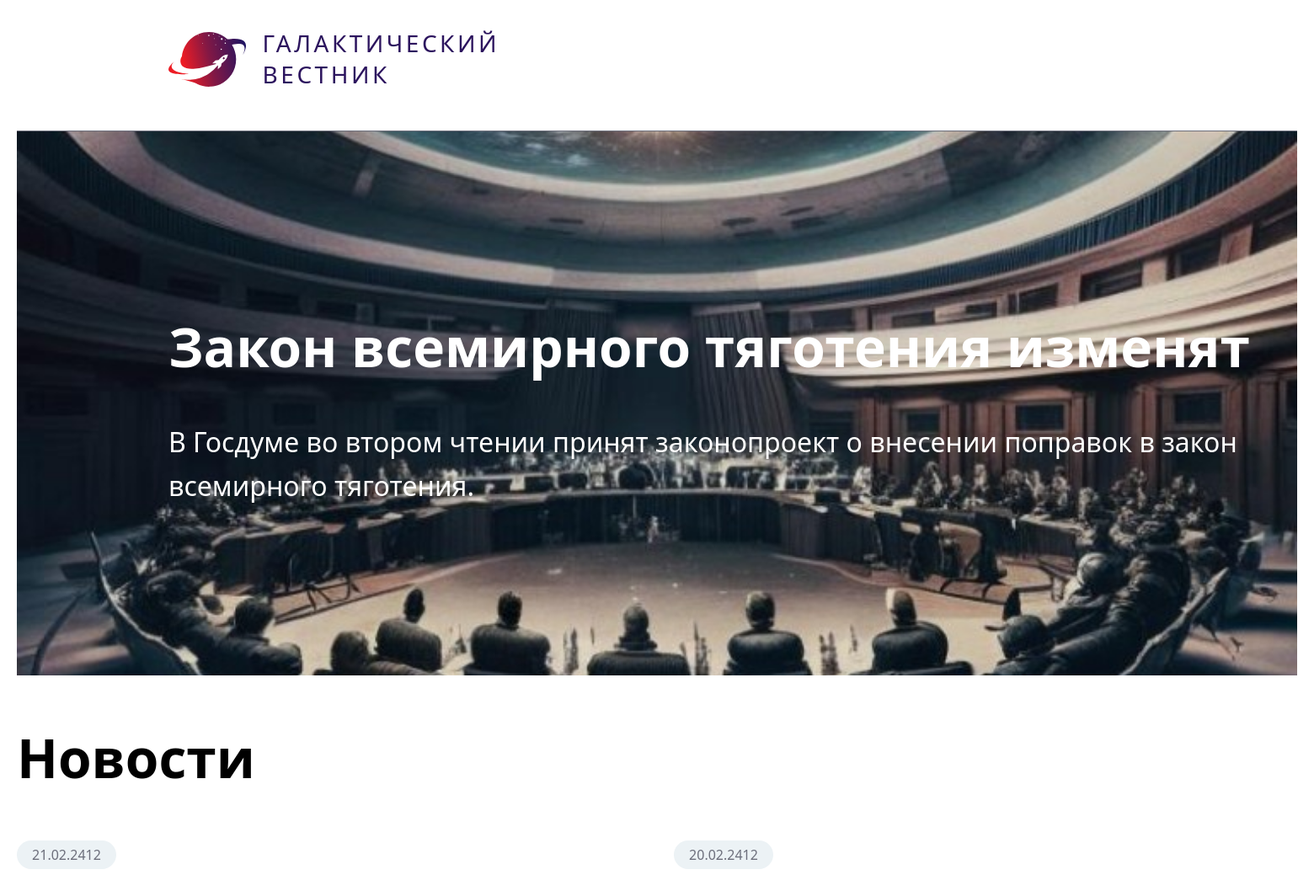
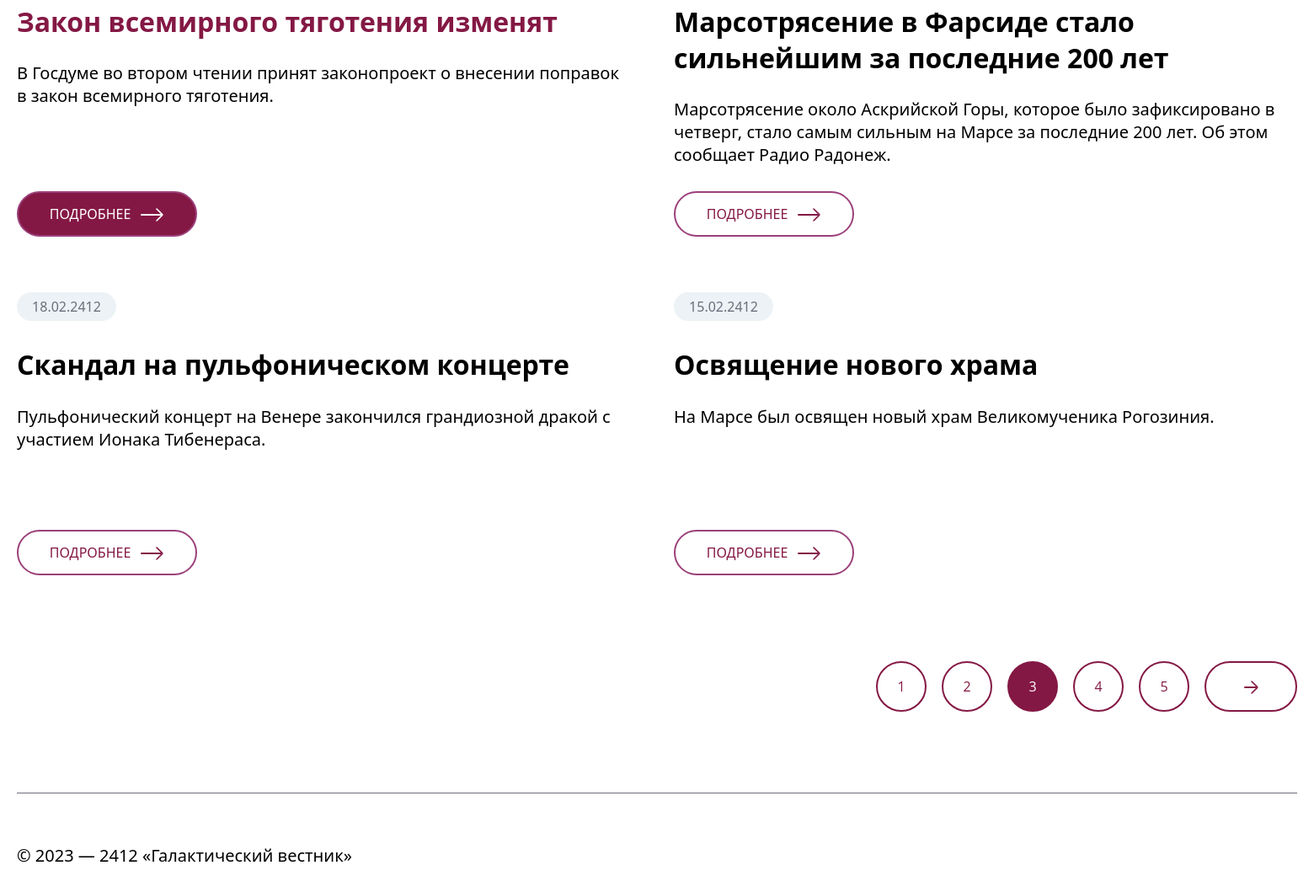
The page /index.php?page=3 on the database its author committed (2 pictures, top to bottom).
### tables this page shows
CREATE TABLE `news` (
  `id` int(11) unsigned NOT NULL AUTO_INCREMENT,
  `date` datetime NULL DEFAULT NULL,
  `title` varchar(250) NOT NULL DEFAULT '',
  `announce` text NULL DEFAULT NULL,
  `content` text NULL DEFAULT NULL,
  `image` varchar(250) NOT NULL DEFAULT '',
  PRIMARY KEY (`id`),
  KEY `id` (`id`),

  KEY `idx_news_date` (`date`));

### app/Controllers/ControllerNews.php (called while the page is built, shortened)
<?php
class ControllerNews
{
    public static function pageIndex($pageId)
    {
        $limit = 4;
        $page = filter_var($pageId, FILTER_SANITIZE_NUMBER_INT) ?? 1;
        $offset = ($page * $limit) - $limit;
        $items = \app\Models\ModelNews::getRows($offset, $limit);
        $currentPage = $_GET['page'] ?? $currentPage = 1;
        $countPages = ceil(\app\Models\ModelNews::getCount() / $limit);
        $nextPage = $currentPage + 1;
        require dirname(dirname(__DIR__)) .'/Templates/template_index.php';
    }
}

### app/config.php (called while the page is built)
<?php
$host = "localhost";
$user = "root";
$pass = "root";
$db   = "workspace__test";

### app/DB.php (called while the page is built, shortened)
<?php
class DB
{
    private static $conn = null;
    public static function connect()
    {
        if (self::$conn === null) {
            require_once dirname(__DIR__) .'/app/config.php';
            self::$conn = new \mysqli($host,$user,$pass,$db);
            return self::$conn;
        }
        return self::$conn;
    }
}

### app/Models/ModelNews.php (called while the page is built, shortened)
<?php
class ModelNews
{
    public static function getCount()
    {
        $sql = mysqli_query(\app\DB::connect(), "SELECT COUNT(*) FROM `news`");
        $row = mysqli_fetch_row($sql);
        $totalNews = $row[0];
        return $totalNews;
    }
    public static function getRows($offset, $limit)
    {
        $items = mysqli_query(\app\DB::connect(), "SELECT * FROM `news` ORDER BY date DESC LIMIT $offset,$limit");
        return $items;
    }
}

### Templates/template_index.php (the view, shortened to what this page needs)
<!DOCTYPE html>
<html lang="ru">
<head>
    <link rel="stylesheet" href="css/style.css">
</head>
<body class="page__body">
    <header class="page-header">
        <div class="page-header__logo">
            <a class="page-header__link" href="index.php">
                <img src="img/logo.svg" width="93" height="66" alt="Логотип">
                <p class="logo-text">Галактический<br>вестник</p>
            </a>
        </div>
    </header>
    <main class="page-main">
        <div class="news">
            <div class="banner-news">
                <div class="banner-news__wrapper">
                    <div class="banner-news__content">
                        <h1 class="banner-news__title">asd</h1>
                        <p class="banner-news__text">asd</p>
                    </div>
                </div>
            </div>
            <section class="news-thumbnails">
                <div class="news-thumbnails__content">
                    <h1>Новости</h1>
                    <ul class="news-thumbnails__list">
                        <?php foreach ($items as $item) { ?>
                        <li class="news-thumbnails__item">
                            <div class="news-thumbnails__container">
                                <div class="news-thumbnails__date"><?= date_format(date_create($item["date"]), "d.m.Y") ?></div>
                                <h2 class="news-thumbnails__title"><?= $item["title"] ?></h2>
                                <div class="news-thumbnails__announce"><?= $item["announce"] ?></div>
                            </div>
                            <a href="index.php?search=<?= $item["id"] ?>" class="news-thumbnails__link">
                                <div class="news-thumbnails__link--block">
                                    <p class="news-thumbnails__link--text">Подробнее</p>
                                </div>
                            </a>
                        </li>
                        <?php } ?>
                    </ul>
                </div>
                <div class="pagination">
                    <ul class="pagination__list">
                        <?php for ($i = 1; $i <= $countPages; $i++) { ?>
                        <li class="pagination__item"><a class=pagination__link href=index.php?page=<?= $i ?>><?= $i ?></a></li>
                        <?php }; ?>
                        <li class="pagination__item <?= ($currentPage == $countPages) ? "visually-hidden" : ""; ?>"><a class=pagination__link href=index.php?page=<?= $nextPage ?>></a></li>
                    </ul>
                </div>
            </section>
        </div>
    </main>
    <footer class="page-footer">
        <div class="page-footer__content">© 2023 — 2412 «Галактический вестник»</div>
    </footer>
</body>
</html>

### css/style.css (style rules this page uses)
li { list-style: none; }
.page__body { display: flex; flex-direction: column; align-items: center; margin: 0; padding: 0; font-family: 'Segoe UI', Tahoma, Geneva, Verdana, sans-serif; }
.page-header { width: 1920px; height: 140px; }
.page-main { width: 1920px; }
.page-footer { display: flex; flex-direction: row; align-items: center; width: 1920px; }
.page-header { height: 155px; }
.page-header__logo { margin: 33px 0 33px 180px; }
.page-header__link { display: flex; flex-direction: row; align-items: center; justify-content: space-between; width: 390px; height: 74px; cursor: pointer; }
.logo-text { font-size: 28px; font-weight: 400; line-height: 1.32em; letter-spacing: 0.125em; text-transform: uppercase; color: #2C145E; margin-left: 20px; }
a { text-decoration: none; }
.page-header { border-bottom: 1px solid #6C6E7B; }
.news { margin: 0; padding: 0; }
.news h1 { font-size: 64px; font-weight: 600; line-height: 1.4em; }
.news h2 { font-size: 32px; }
.news .pagination__list { display: flex; flex-direction: row; align-items: flex-end; }
.pagination { display: flex; flex-direction: row-reverse; margin-top: 60px; margin-bottom: 80px; }
.pagination__item .pagination__link { display: flex; width: 56px; height: 56px; border-radius: 30px; background-color: white; color: #841844; border: 2px solid #841844; }
.pagination__item .pagination__link { display: flex; align-items: center; justify-content: center; width: 56px; height: 56px; border-radius: 30px; border-color: none; background-color: white; color: #841844; border: 2px solid #841844; font-family: 'Open Sans', sans-serif; }
.pagination__item:not(:first-child) { margin-left: 18px; }
.pagination__item:last-child .pagination__link { position: relative; width: 106px; }
.pagination__item:last-child .pagination__link::before { position: absolute; content: ''; width: 15px; height: 2px; background-color: #841844; right: 46px; top: 50%; border-radius: 2px; }
.pagination__item:last-child .pagination__link::after { content: ''; width: 10px; height: 10px; border-right: 2px solid #841844; border-top: 2px solid #841844; right: 46px; position: absolute; top: 52%; transform: translateY(-50%) rotate(45deg); border-radius: 2px; z-index: 100; }
.pagination__item--current .pagination__link { border: 2px solid #841844; color: #ffffff; background-color: #841844; }
.page-footer { width: 1520px; font-size: 20px; border-top: 1px solid #6C6E7B; }
.page-footer .page-footer__content { margin-top: 60px; margin-bottom: 30px; }
.banner-news__wrapper { margin-left: 180px; }
.banner-news { display: flex; flex-direction: row; align-items: center; height: 646px; background-image: url(../../task/images/bg-test.jpg); background-size: cover; background-position: center; color: #fff; font-size: 32px; font-weight: 400; line-height: 1.6em; }
.news-thumbnails { width: 1520px; margin: 0; padding: 0; margin-left: auto; margin-right: auto; }
.news-thumbnails__item { display: flex; flex-direction: column; justify-content: space-between; margin-bottom: 30px; min-height: 332px; }
.news-thumbnails__item:nth-child(2n+1) { grid-column: 1 / 2; }
.news-thumbnails__item--current .news-thumbnails__title { color: #841844; }
.news-thumbnails__link { display: flex; flex-direction: column; width: 210px; height: 50px; text-transform: uppercase; }
.news-thumbnails__link--block { display: flex; align-items: center; justify-content: center; position: relative; width: 210px; height: 50px; border: 2px solid #9B407A; border-radius: 50px; background-color: #FFFFFF; color: #841844; }
.news-thumbnails__link--block .news-thumbnails__link--text { padding-right: 40px; }
.news-thumbnails__item--current .news-thumbnails__link--block { background-color: #841844; color: #FFFFFF; }
.news-thumbnails__date { display: flex; align-items: center; justify-content: center; width: 118px; height: 34px; background-color: #ECF2F5; border-radius: 20px; margin-bottom: 30px; color: #6C6E7B; }
.news-thumbnails__announce { font-size: 20px; margin-bottom: 30px; }
.news-thumbnails__list { display: grid; grid-template-columns: repeat(2, 740px); gap: 40px; margin: 0; padding: 0; }
.news-thumbnails__container { width: 720px; }
@media (max-width: 1920px) { .page-header, .page-main, .page-footer { width: 1900px; } }
@media (min-width: 1520px) and (max-width: 1920px) { .page-header, .page-main, .page-footer { width: 1520px; } }

### rows shown on the page
news: date "21.02.2412", title "Закон всемирного тяготения изменят", announce "В Госдуме во втором чтении принят законопроект о внесении поправок в закон всемирного тяготения."
news: date "20.02.2412", title "Марсотрясение в Фарсиде стало сильнейшим за последние 200 лет", announce "Марсотрясение около Аскрийской Горы, которое было зафиксировано в четверг, стало самым сильным на Марсе за последние 200 лет. Об этом сообщает Радио Радонеж."
news: date "18.02.2412", title "Скандал на пульфоническом концерте", announce "Пульфонический концерт на Венере закончился грандиозной дракой с участием Ионака Тибенераса."
news: date "15.02.2412", title "Освящение нового храма", announce "На Марсе был освящен новый храм Великомученика Рогозиния."
